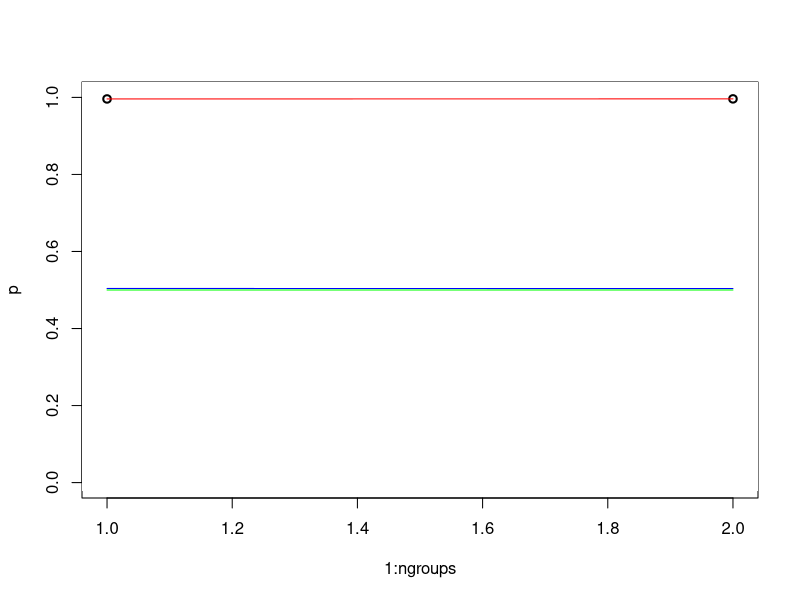

Recreate this plot in R.


feet_marker_sim <- function( tmax=1000 , ngroups=2 ,
    d=0.1, #coordination benefit
    g=0.1, #extra coordination benefit among mutualists
    h=0.1, #mis-coordination cost for mutualists
    a=0.9, #probability of assorting on marker
    m0=0.01, #base proportion of each group that migrates
    mu=0.5, #mean-payoff bias in migration decisions
    s=c(0.5, 0.5), #proportion of total population in each group 
    draw=TRUE ) {


    # init matrix of states
    # x[[k]][i,j] gives frequency of xijk
    xblank <- matrix(0,nrow=2,ncol=2)
    x <- list(xblank)
    for ( i in 1:ngroups ) {
        x[[i]] <- xblank
    }

    # init vector of group-mean fitnesses
    fit <- rep(0, times=ngroups)

    
    # fitness function
    # w0jk = 1-h+(d+g+h)((1-a)*p0k+a*x0jk/qjk)
    # w1jk = 1+d*((1-a)*p1k+a*x1jk/qjk)
    wijk <- function( i , j , k ) {

        i <- i+1 #turn behav and marker indices into matrix indices
        j <- j+1
        
        if (i==1) {
            w <- 1 - h + (d + g + h)*( (1 - a)*(x[[k]][1,1] + x[[k]][1,2]) +
                                        a*x[[k]][1,j]/(x[[k]][1,j] + x[[k]][2,j]) )
        } else {
            w <- 1 + d*( (1 - a)*(x[[k]][2,1] + x[[k]][2,2]) +
                            a*x[[k]][2,j]/(x[[k]][1,j] + x[[k]][2,j]) )
        } #else

        w
    }

    
    # payoff-biased migration function
    mij <- function( i , j ) {
        mij <- m0*( 1 + mu*(fit[j] - fit[i]) )
        mij
    }


    # group index bounding function
    groupindex <- function( k ) {
        k <- ifelse( k > ngroups , 1 , k )
        k <- ifelse( k < 1 , ngroups , k )
        k
    }
    
    #initial frequencies with no linkage
    for ( k in 1:ngroups ) {
        p <- k*0.3 #runif(1)  
        q <- k*0.3 #runif(1)
        x[[k]][1,1] <- p*q
        x[[k]][1,2] <- p*(1-q)
        x[[k]][2,1] <- (1-p)*q
        x[[k]][2,2] <- (1-p)*(1-q)
    }
    
    print("START")
    print(x)
    
    for ( t in 1:tmax ) {

        xnew <- x 

        # learning
        for( k in 1:ngroups ) {
            w11k <- wijk( 1 , 1 , k )
            w10k <- wijk( 1 , 0 , k )
            w01k <- wijk( 0 , 1 , k )
            w00k <- wijk( 0 , 0 , k )
            wbar <- x[[k]][1,1]*w00k + x[[k]][1,2]*w01k + x[[k]][2,1]*w10k + x[[k]][2,2]*w11k
            xnew[[k]][1,1] <- x[[k]][1,1] * w00k / wbar
            xnew[[k]][1,2] <- x[[k]][1,2] * w01k / wbar
            xnew[[k]][2,1] <- x[[k]][2,1] * w10k / wbar
            xnew[[k]][2,2] <- x[[k]][2,2] * w11k / wbar

            fit[k] <- wbar #save group-mean fitness for later
        } #k

        xnewnew <- xnew
        snew <- s

        # migrate
        for( k in 1:ngroups ) {
            n1 <- groupindex(k+1)
            n2 <- groupindex(k-1)
            m_k_n1 <- mij( k , n1 )
            m_n1_k <- mij( n1 , k )
            #m_k_n2 <- mij( k , n2 ) #for now assume only two groups
            #m_n2_k <- mij( n2 , k )

            for ( i in 1:2 ) {
                for ( j in 1:2 ) {

                    #for now assume only two groups
                    xnewnew[[k]][i,j] <- ( xnew[[k]][i,j]*s[k]*( 1 - m_k_n1 ) +
                                            xnew[[n1]][i,j]*s[n1]*m_n1_k )/
                                            ( s[k]*( 1 - m_k_n1 ) + s[n1]*m_n1_k )
                } #j
            } #i

            #recursion for group size    
            snew[k] <- s[k]*(1 - m_k_n1) + s[n1]*m_n1_k

        } #k

        x <- xnewnew
        s <- snew
        
        
        # draw
        if ( draw==TRUE ) {
            p <- sapply( 1:ngroups , function(z) x[[z]][1,1] + x[[z]][1,2] )
            q <- sapply( 1:ngroups , function(z) x[[z]][1,1] + x[[z]][2,1] )
            linkage <- sapply( 1:ngroups , function(z) x[[z]][1,1]*x[[z]][2,2] - x[[z]][1,2]*x[[z]][2,1] )
            linkage <- linkage + 0.5
            
            if ( t==1 ) {
                plot( 1:ngroups , p , ylim=c(0,1) , lwd=2 )
            } else {
                rect( 0,-.02,ngroups+.1,1.1 , col="white" , border="white" )
                points( 1:ngroups , p , lwd=2 )
            }
            lines( 1:ngroups , q , col="red" )
            lines( 1:ngroups , linkage , col="blue" )
            lines( 1:ngroups , s , col="green") #proportion of population in each group
        }
        
    } # t
    print("END")
    invisible(x)

    print(s[1:ngroups])
    print(fit)

    
} #function

feet_marker_sim( ngroups=2, tmax=500,
    d=0.5, #coordination benefit
    g=0, #extra coordination benefit among mutualists
    h=0, #mis-coordination cost for mutualists
    a=0.9, #probability of assorting on marker
    m0=0.01, #base proportion of each group that migrates
    mu=0, #mean-payoff bias in migration decisions
    s=c(0.5, 0.5), #proportion of total population in each group 
    draw=TRUE )


